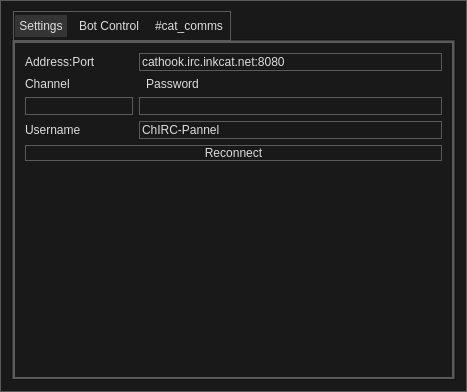
<?xml version="1.0" encoding="UTF-8"?>
<ui version="4.0">
 <class>MainWindow</class>
 <widget class="QMainWindow" name="MainWindow">
  <property name="geometry">
   <rect>
    <x>0</x>
    <y>0</y>
    <width>467</width>
    <height>392</height>
   </rect>
  </property>
  <property name="windowTitle">
   <string>Cathook IRC Panel</string>
  </property>
  <property name="styleSheet">
   <string notr="true">/*
	Copyright 2013 Emanuel Claesson

	Licensed under the Apache License, Version 2.0 (the &quot;License&quot;);
	you may not use this file except in compliance with the License.
	You may obtain a copy of the License at

		http://www.apache.org/licenses/LICENSE-2.0

	Unless required by applicable law or agreed to in writing, software
	distributed under the License is distributed on an &quot;AS IS&quot; BASIS,
	WITHOUT WARRANTIES OR CONDITIONS OF ANY KIND, either express or implied.
	See the License for the specific language governing permissions and
	limitations under the License.
*/

/*
	COLOR_DARK     = #191919
	COLOR_MEDIUM   = #353535
	COLOR_MEDLIGHT = #5A5A5A
	COLOR_LIGHT    = #DDDDDD
	COLOR_ACCENT   = #3D7848
*/

* {
	background: #191919;
	color: #DDDDDD;
	border: 1px solid #5A5A5A;
}

QWidget::item:selected {
	background: #3D7848;
}

QCheckBox, QRadioButton {
	border: none;
}

QRadioButton::indicator, QCheckBox::indicator {
	width: 13px;
	height: 13px;
}

QRadioButton::indicator::unchecked, QCheckBox::indicator::unchecked {
	border: 1px solid #5A5A5A;
	background: none;
}

QRadioButton::indicator:unchecked:hover, QCheckBox::indicator:unchecked:hover {
	border: 1px solid #DDDDDD;
}

QRadioButton::indicator::checked, QCheckBox::indicator::checked {
	border: 1px solid #5A5A5A;
	background: #5A5A5A;
}

QRadioButton::indicator:checked:hover, QCheckBox::indicator:checked:hover {
	border: 1px solid #DDDDDD;
	background: #DDDDDD;
}

QGroupBox {
	margin-top: 6px;
}

QGroupBox::title {
	top: -7px;
	left: 7px;
}

QScrollBar {
	border: 1px solid #5A5A5A;
	background: #191919;
}

QScrollBar:horizontal {
	height: 15px;
	margin: 0px 0px 0px 32px;
}

QScrollBar:vertical {
	width: 15px;
	margin: 32px 0px 0px 0px;
}

QScrollBar::handle {
	background: #353535;
	border: 1px solid #5A5A5A;
}

QScrollBar::handle:horizontal {
	border-width: 0px 1px 0px 1px;
}

QScrollBar::handle:vertical {
	border-width: 1px 0px 1px 0px;
}

QScrollBar::handle:horizontal {
	min-width: 20px;
}

QScrollBar::handle:vertical {
	min-height: 20px;
}

QScrollBar::add-line, QScrollBar::sub-line {
	background:#353535;
	border: 1px solid #5A5A5A;
	subcontrol-origin: margin;
}

QScrollBar::add-line {
	position: absolute;
}

QScrollBar::add-line:horizontal {
	width: 15px;
	subcontrol-position: left;
	left: 15px;
}

QScrollBar::add-line:vertical {
	height: 15px;
	subcontrol-position: top;
	top: 15px;
}

QScrollBar::sub-line:horizontal {
	width: 15px;
	subcontrol-position: top left;
}

QScrollBar::sub-line:vertical {
	height: 15px;
	subcontrol-position: top;
}

QScrollBar:left-arrow, QScrollBar::right-arrow, QScrollBar::up-arrow, QScrollBar::down-arrow {
	border: 1px solid #5A5A5A;
	width: 3px;
	height: 3px;
}

QScrollBar::add-page, QScrollBar::sub-page {
	background: none;
}

QAbstractButton:hover {
	background: #353535;
}

QAbstractButton:pressed {
	background: #5A5A5A;
}

QAbstractItemView {
	show-decoration-selected: 1;
	selection-background-color: #3D7848;
	selection-color: #DDDDDD;
	alternate-background-color: #353535;
}

QHeaderView {
	border: 1px solid #5A5A5A;
}

QHeaderView::section {
	background: #191919;
	border: 1px solid #5A5A5A;
	padding: 4px;
}

QHeaderView::section:selected, QHeaderView::section::checked {
	background: #353535;
}

QTableView {
	gridline-color: #5A5A5A;
}

QTabBar {
	margin-left: 2px;
}

QTabBar::tab {
	border-radius: 0px;
	padding: 4px;
	margin: 4px;
}

QTabBar::tab:selected {
	background: #353535;
}

QComboBox::down-arrow {
	border: 1px solid #5A5A5A;
	background: #353535;
}

QComboBox::drop-down {
	border: 1px solid #5A5A5A;
	background: #353535;
}

QComboBox::down-arrow {
	width: 3px;
	height: 3px;
	border: 1px solid #5A5A5A;
}

QAbstractSpinBox {
	padding-right: 15px;
}

QAbstractSpinBox::up-button, QAbstractSpinBox::down-button {
	border: 1px solid #5A5A5A;
	background: #353535;
	subcontrol-origin: border;
}

QAbstractSpinBox::up-arrow, QAbstractSpinBox::down-arrow {
	width: 3px;
	height: 3px;
	border: 1px solid #5A5A5A;
}

QSlider {
	border: none;
}

QSlider::groove:horizontal {
	height: 5px;
	margin: 4px 0px 4px 0px;
}

QSlider::groove:vertical {
	width: 5px;
	margin: 0px 4px 0px 4px;
}

QSlider::handle {
	border: 1px solid #5A5A5A;
	background: #353535;
}

QSlider::handle:horizontal {
	width: 15px;
	margin: -4px 0px -4px 0px;
}

QSlider::handle:vertical {
	height: 15px;
	margin: 0px -4px 0px -4px;
}

QSlider::add-page:vertical, QSlider::sub-page:horizontal {
	background: #3D7848;
}

QSlider::sub-page:vertical, QSlider::add-page:horizontal {
	background: #353535;
}

QLabel {
	border: none;
}

QProgressBar {
	text-align: center;
}

QProgressBar::chunk {
	width: 1px;
	background-color: #3D7848;
}

QMenu::separator {
	background: #353535;
}</string>
  </property>
  <property name="documentMode">
   <bool>false</bool>
  </property>
  <widget class="QWidget" name="centralWidget">
   <property name="layoutDirection">
    <enum>Qt::LeftToRight</enum>
   </property>
   <layout class="QGridLayout" name="gridLayout">
    <item row="0" column="1">
     <widget class="QTabWidget" name="MainTabs">
      <property name="autoFillBackground">
       <bool>false</bool>
      </property>
      <property name="currentIndex">
       <number>0</number>
      </property>
      <widget class="QWidget" name="tabWidgetPage1">
       <attribute name="title">
        <string>Settings</string>
       </attribute>
       <layout class="QFormLayout" name="formLayout">
        <item row="2" column="0">
         <widget class="QLabel" name="label">
          <property name="text">
           <string>Address:Port</string>
          </property>
         </widget>
        </item>
        <item row="2" column="1">
         <widget class="QLineEdit" name="addressField">
          <property name="toolTip">
           <string>&lt;html&gt;&lt;head/&gt;&lt;body&gt;&lt;p&gt;Address and Port seperated by &amp;quot;:&amp;quot;&lt;/p&gt;&lt;/body&gt;&lt;/html&gt;</string>
          </property>
          <property name="text">
           <string>cathook.irc.inkcat.net:8080</string>
          </property>
         </widget>
        </item>
        <item row="5" column="0">
         <widget class="QLineEdit" name="channelField">
          <property name="toolTip">
           <string>&lt;html&gt;&lt;head/&gt;&lt;body&gt;&lt;p&gt;Command and Control Channel&lt;/p&gt;&lt;/body&gt;&lt;/html&gt;</string>
          </property>
         </widget>
        </item>
        <item row="5" column="1">
         <widget class="QLineEdit" name="passwordField">
          <property name="toolTip">
           <string>&lt;html&gt;&lt;head/&gt;&lt;body&gt;&lt;p&gt;Command and Control Password&lt;/p&gt;&lt;/body&gt;&lt;/html&gt;</string>
          </property>
         </widget>
        </item>
        <item row="3" column="0" colspan="2">
         <widget class="QLabel" name="label_2">
          <property name="text">
           <string>Channel                       Password</string>
          </property>
         </widget>
        </item>
        <item row="7" column="0">
         <widget class="QLabel" name="label_3">
          <property name="text">
           <string>Username</string>
          </property>
         </widget>
        </item>
        <item row="7" column="1">
         <widget class="QLineEdit" name="usernameField">
          <property name="text">
           <string>ChIRC-Pannel</string>
          </property>
         </widget>
        </item>
        <item row="11" column="0" colspan="2">
         <widget class="QPushButton" name="reconnectButton">
          <property name="text">
           <string>Reconnect</string>
          </property>
         </widget>
        </item>
       </layout>
      </widget>
      <widget class="QWidget" name="tab">
       <attribute name="title">
        <string>Bot Control</string>
       </attribute>
       <layout class="QFormLayout" name="formLayout_2">
        <item row="2" column="0" colspan="2">
         <widget class="QListView" name="botList"/>
        </item>
        <item row="4" column="0">
         <widget class="QLabel" name="label_4">
          <property name="text">
           <string>CMD</string>
          </property>
         </widget>
        </item>
        <item row="4" column="1">
         <widget class="QLineEdit" name="cmdLineEdit">
          <property name="toolTip">
           <string>&lt;html&gt;&lt;head/&gt;&lt;body&gt;&lt;p&gt;Press enter to send. If &amp;quot;Send to all&amp;quot; is on, commands will be sent to all bots. Otherwise only to the selected bot.&lt;/p&gt;&lt;/body&gt;&lt;/html&gt;</string>
          </property>
         </widget>
        </item>
        <item row="5" column="0">
         <widget class="QCheckBox" name="sendallBox">
          <property name="text">
           <string>Send to all</string>
          </property>
          <property name="checked">
           <bool>true</bool>
          </property>
         </widget>
        </item>
       </layout>
      </widget>
      <widget class="QWidget" name="tabWidgetPage2">
       <attribute name="title">
        <string>#cat_comms</string>
       </attribute>
       <layout class="QGridLayout" name="gridLayout_2">
        <item row="1" column="0" colspan="2">
         <widget class="QListView" name="msgList">
          <property name="flow">
           <enum>QListView::TopToBottom</enum>
          </property>
         </widget>
        </item>
        <item row="0" column="1">
         <widget class="QPushButton" name="sendMsg">
          <property name="minimumSize">
           <size>
            <width>100</width>
            <height>0</height>
           </size>
          </property>
          <property name="text">
           <string>Send</string>
          </property>
         </widget>
        </item>
        <item row="0" column="0">
         <widget class="QLineEdit" name="lineEdit"/>
        </item>
       </layout>
      </widget>
     </widget>
    </item>
   </layout>
  </widget>
  <action name="actionSettings">
   <property name="text">
    <string>Settings</string>
   </property>
  </action>
  <action name="action_cat_comms">
   <property name="text">
    <string>#cat_comms</string>
   </property>
  </action>
 </widget>
 <layoutdefault spacing="6" margin="11"/>
 <resources/>
 <connections/>
</ui>
